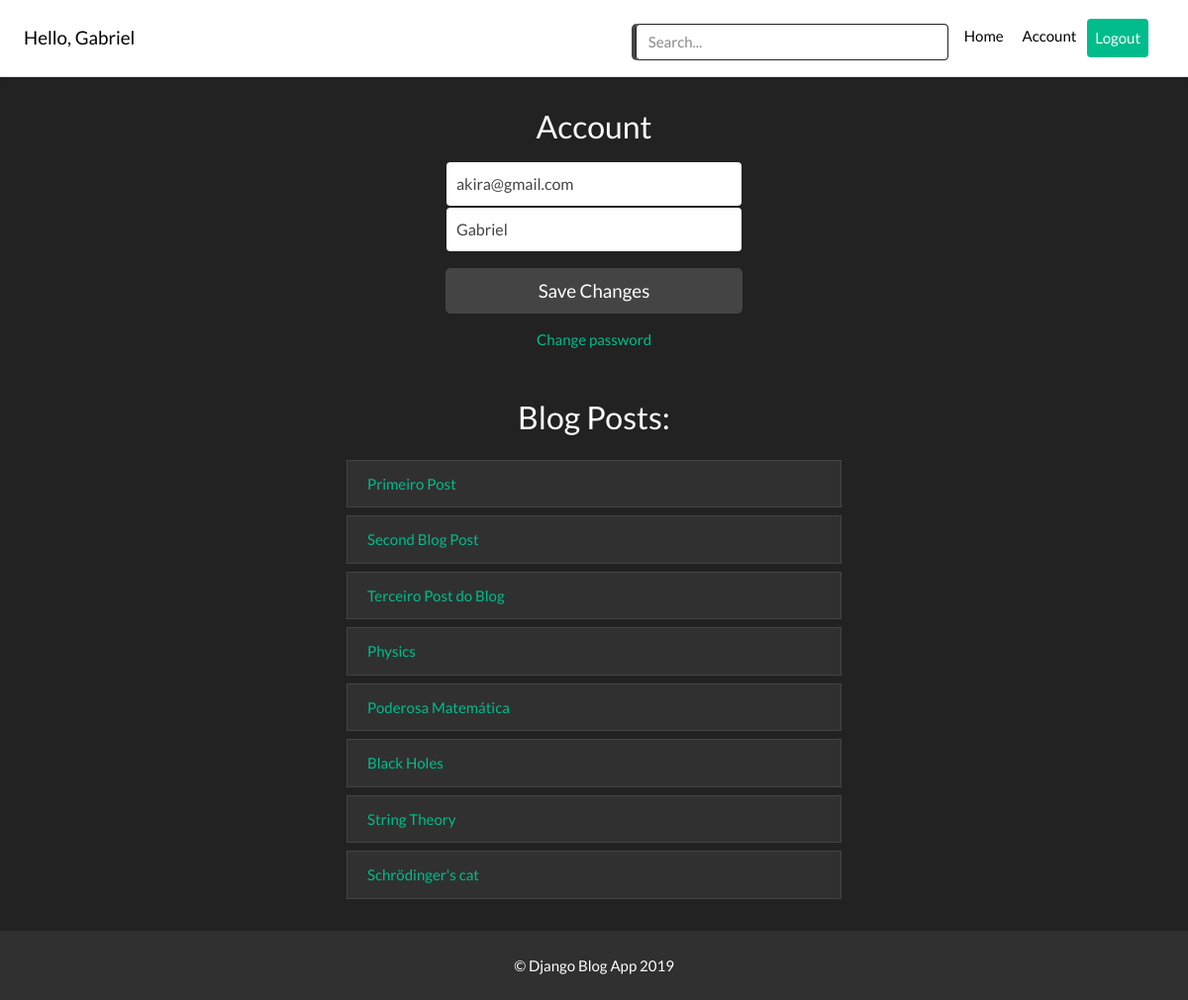
The app's page /account/ (signed in) with its own data.
### account/models.py (models this page shows, shortened)
class Account(AbstractBaseUser):
    email = models.EmailField(verbose_name='email', max_length=60, unique=True)
    username = models.CharField(max_length=30, unique=True)
    date_joined = models.DateTimeField(verbose_name='date joined', auto_now_add=True)
    last_login = models.DateTimeField(verbose_name='last login', auto_now=True)
    is_admin = models.BooleanField(default=False)
    is_active = models.BooleanField(default=True)
    is_staff = models.BooleanField(default=False)
    is_superuser = models.BooleanField(default=False)
    USERNAME_FIELD = 'email'
    REQUIRED_FIELDS = ['username',]
    objects = MyAccountManager()

### blog/models.py (models this page shows)
class BlogPost(models.Model):
    title = models.CharField(max_length=50, null=False, blank=False)
    body = models.TextField(max_length=5000, null=False, blank=False)
    image = models.ImageField(upload_to=upload_location, null=False, blank=False)
    date_published = models.DateTimeField(auto_now_add=True, verbose_name='date published')
    date_updated = models.DateTimeField(auto_now=True, verbose_name='date updated')
    author = models.ForeignKey(settings.AUTH_USER_MODEL, on_delete=models.CASCADE)
    slug = models.SlugField(blank=True, unique=True)
    def __str__(self):
        return self.title

### account/views.py (the view)
# urls.py: path('account/', account_view, name='account'),
def account_view(request):
    if not request.user.is_authenticated:
        return redirect('login')
    context = {}
    if request.POST:
        form = AccountUpdateForm(request.POST, instance=request.user)
        if form.is_valid():
            form.initial = {
                'email': request.POST['email'],
                'username': request.POST['username']
            }
            form.save()
            context['success_message'] = 'Updated'
    else:
        form = AccountUpdateForm(initial={'email': request.user.email, 'username': request.user.username})
    context['account_form'] = form
    blog_posts = BlogPost.objects.filter(author=request.user)
    context['blog_posts'] = blog_posts
    return render(request, 'account/account.html', context)

### account/forms.py (shortened to what this page needs)
class AccountUpdateForm(forms.ModelForm):
    class Meta:
        model = Account
        fields = ('email', 'username')

### account/templates/account/account.html (shortened to what this page needs)
{% extends 'base.html' %}
{% block content %}
    <form class="form-signin form-group" method="POST">
        <h1 class="h3 mb-3 font-weight-normal text-center">Account</h1>
        <input type="email" name="email" id="inputEmail" class="form-control" placeholder="Email address" required autofocus value={{account_form.initial.email}}>
        <input type="text" name="username" id="inputUsername" class="form-control mb-3" placeholder="username" required value={{account_form.initial.username}}>
        <button class="btn btn-lg btn-secondary btn-block" type="submit">Save Changes</button>
    </form>
    <div class="d-flex flex-column">
        <a class="m-auto" href="{% url 'password_change' %}">Change password</a>
    </div>
    <div class="container mt-4 p-4">
        <div class="row">
            <div class="blog-posts">
                <h3 class="text-center mb-4 font-weight-normal">Blog Posts:</h3>
                {% if blog_posts %}
                <ul class="list-group">
                    {% for post in blog_posts %}
                        <a href="{% url 'blog:detail' post.slug %}" style="text-decoration: none;"><li class="list-group-item mb-2">{{ post }}</li></a>
                    {% endfor %}
                </ul>
                {% else %}
                    <p>You have no blog posts. Create a post <a href="{% url 'blog:create' %}">here</a></p>
                {% endif %}
            </div>
        </div>
    </div>
{% endblock content %}

### templates/snippets/header.html (shortened to what this page needs)
<div class="d-flex flex-column flex-md-row align-items-center p-3 px-md-4 mb-3 bg-white border-bottom shadow-sm">
  {% if request.user.is_authenticated %}
    <h5 class="my-0 mr-md-auto font-weight-normal">Hello, {{ request.user.username }}</h5>
  {% else %}
    <h5 class="my-0 mr-md-auto font-weight-normal">Django Blog App</h5>
  {% endif %}
  <div class="search-bar mt-sm-2 mr-2">
    <form method=GET>
      <input type="text" class="form-control" name="q" id="id_q" placeholder="Search...">
    </form>
  </div>
  <nav class="my-2 my-md-0 mr-md-3">
    {% if request.user.is_authenticated %}
      <a class="p-2 text-dark" href="{% url 'home' %}">Home</a>
      <a class="p-2 text-dark" href="{% url 'account' %}">Account</a>
      <a class="p-2 btn btn-warning" href="{% url 'logout' %}">Logout</a>
    {% else %}
      <a class="p-2 text-dark" href="{% url 'home' %}">Home</a>
      <a class="p-2 text-dark" href="{% url 'login' %}">Login</a>
      <a class="p-2 btn btn-warning" href="{% url 'register' %}">Register</a>
    {% endif %}
  </nav>
</div>

### templates/base.html (style rules this page uses)
.form-signin { width: 100%; max-width: 330px; padding: 15px; margin: auto; }
.form-signin .form-control { position: relative; box-sizing: border-box; height: auto; padding: 10px; font-size: 16px; }
h5 { color:black; }
.text-dark { color:black !important; }
.blog-posts { max-width: 500px; width: 100%; margin: auto; }
.search-bar { max-width: 320px; width: 100%; border-left: 4px solid #444; background-color: gray; border-radius: 5px; }
.btn-warning { background-color:#00bc8c !important; border: none; }

### records on screen
Account: user.username "Gabriel", email "akira@gmail.com", username "Gabriel"
BlogPost: title "Primeiro Post"
BlogPost: title "Second Blog Post"
BlogPost: title "Terceiro Post do Blog"
BlogPost: title "Physics"
BlogPost: title "Poderosa Matemática"
BlogPost: title "Black Holes"
BlogPost: title "String Theory"
BlogPost: title "Schrödinger's cat"
